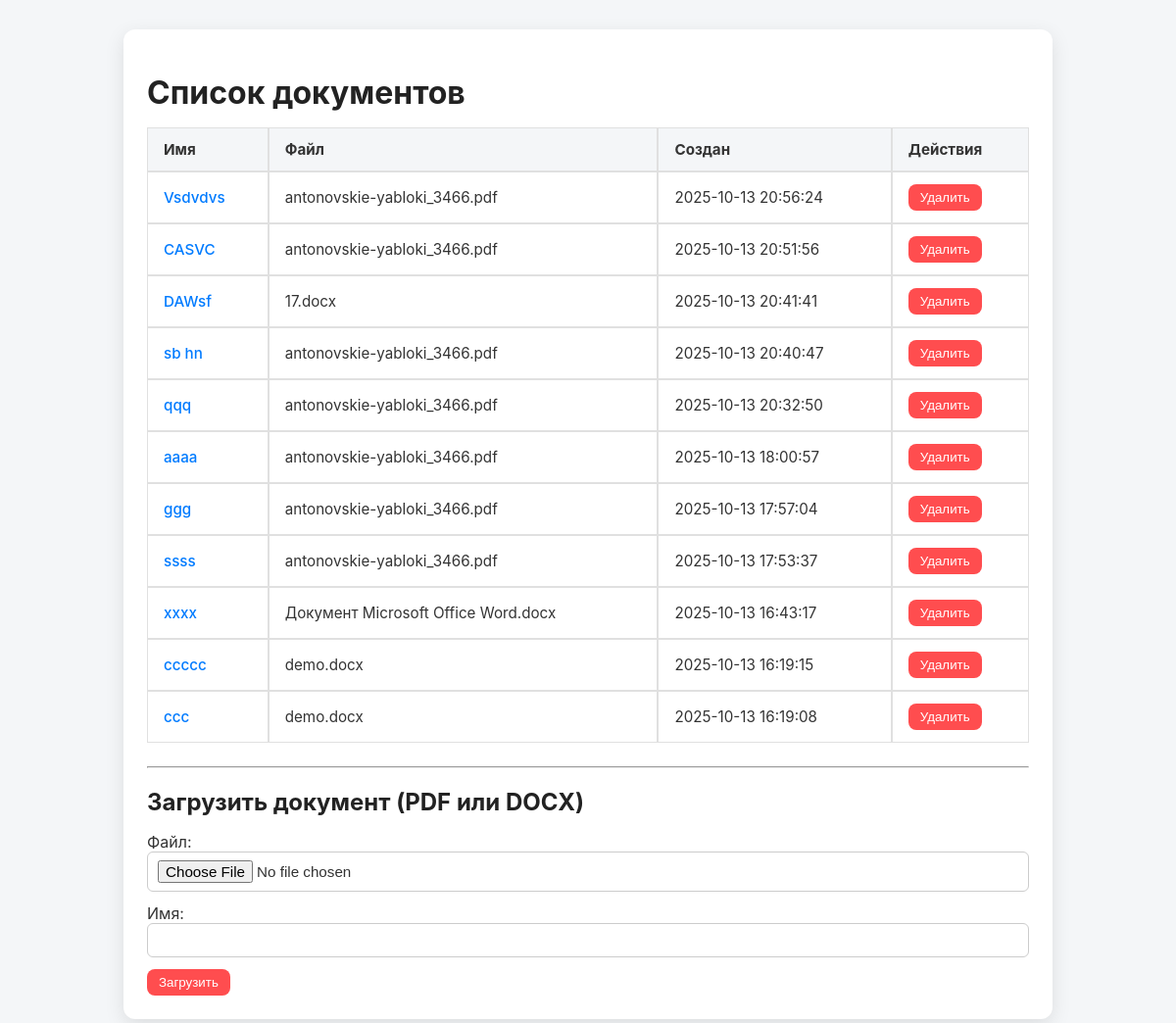
Before: / with the older database file.
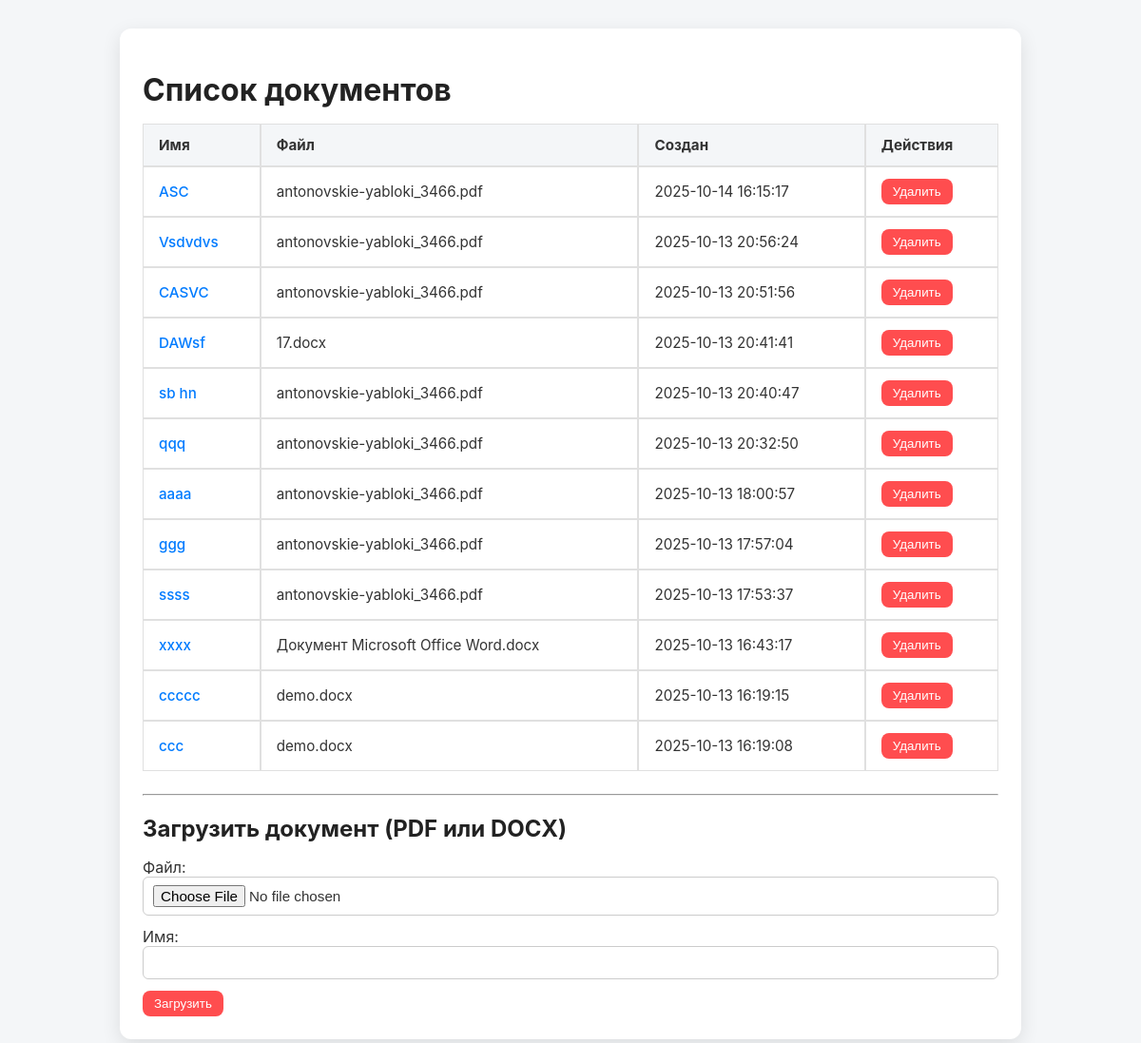
After: the same page with the newer database file.
### models.py (models this page shows)
class TextDocument(Base):
    __tablename__ = "text_documents"
    id = Column(Integer, primary_key=True, autoincrement=True)
    file_name = Column(String, nullable=False)
    name = Column(String, nullable=False, unique=True)
    original_text = Column(String, nullable=False)
    summary_json = Column(JSON, nullable=False)
    created_at = Column(DateTime(timezone=True), server_default=func.now())

### web_routes.py (the view)
@router.get("/", response_class=HTMLResponse)
async def index(request: Request, service: DocumentService = Depends(get_document_service)):
    docs = await service.list_documents_info()
    return request.app.templates.TemplateResponse(
        "index.html",
        {
            "request": request,
            "documents": docs
        }
    )

### templates/index.html (shortened to what this page needs)
{% extends "base.html" %}
{% block content %}
  <h1>Список документов</h1>
  {% if documents %}
    <table class="docs">
      <thead>
        <tr><th>Имя</th><th>Файл</th><th>Создан</th><th>Действия</th></tr>
      </thead>
      <tbody>
      {% for d in documents %}
        <tr>
          <td><a href="/documents/{{ d.id }}">{{ d.name }}</a></td>
          <td>{{ d.file_name }}</td>
          <td>{{ d.created_at or "-" }}</td>
          <td>
            <form action="/documents/{{ d.id }}/delete" method="post" style="display:inline">
              <button type="submit" onclick="return confirm('Удалить {{ d.name }}?')">Удалить</button>
            </form>
          </td>
        </tr>
      {% endfor %}
      </tbody>
    </table>
  {% else %}
    <p>Документов пока нет.</p>
  {% endif %}
  <hr/>
  <h2>Загрузить документ (PDF или DOCX)</h2>
  <form action="/documents/upload" method="post" enctype="multipart/form-data">
    <label>Файл:<br/>
      <input type="file" name="file" accept=".pdf,.docx" required>
    </label>
    <br/>
    <label>Имя:<br/>
      <input type="text" name="name" style="width: 100%" required>
    </label>
    <br/>
    <button type="submit">Загрузить</button>
  </form>
{% endblock %}

### templates/base.html (shortened to what this page needs)
<!doctype html>
<html lang="ru">
<head>
  <link rel="stylesheet" href="/static/styles.css">
</head>
<body>
  <div class="container">
    {% block content %}{% endblock %}
  </div>
</body>
</html>

### static/styles.css (style rules this page uses)
body { font-family: 'Inter', sans-serif; background: #f4f6f8; color: #333; margin: 0; padding: 0; }
.container { max-width: 900px; margin: 30px auto; background: #fff; padding: 24px; border-radius: 12px; box-shadow: 0 6px 20px rgba(0,0,0,0.08); }
h1, h2, h3 { color: #222; margin-bottom: 16px; }
button { background: linear-gradient(135deg, #4f9cff, #0066ff); color: white; padding: 6px 12px; border-radius: 8px; border: none; cursor: pointer; transition: all 0.3s; font-weight: 500; }
button.delete-btn, button[type="submit"] { background: #ff4d4f; }
.docs { width: 100%; border-collapse: separate; border-spacing: 0; font-size: 0.95rem; margin-bottom: 24px; }
.docs th, .docs td { border: 1px solid #e0e0e0; padding: 12px 16px; text-align: left; transition: background 0.3s; }
.docs th { background: #f4f6f8; }
.docs a { text-decoration: none; color: #007bff; font-weight: 500; }
form { margin-top: 16px; }
input[type="text"], input[type="file"] { width: 100%; padding: 8px 10px; border-radius: 6px; border: 1px solid #ccc; margin-bottom: 12px; font-size: 0.95rem; box-sizing: border-box; }
.container { max-width: 900px; margin: 30px auto; background: #fff; padding: 24px; border-radius: 12px; box-shadow: 0 6px 20px rgba(0,0,0,0.1); }

Changed rows visible on the page:
added TextDocument: name "ASC", file_name "antonovskie-yabloki_3466.pdf", created_at "2025-10-14 16:15:17"
